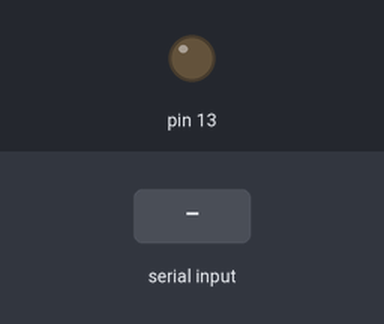
Bench run of a sketch on a simulated Arduino Uno, built with avr-gcc and run on an emulated ATmega328P. Shown: output pins drawn as LEDs (lit = HIGH). The test bench sets the inputs (shaded band).

Above: at 1.2 s.
1.3 s: "d" received over Serial
At 1.9 s:
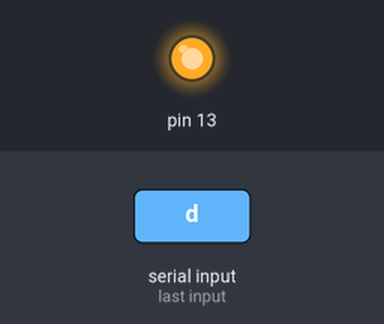
2.8 s: "a" received over Serial
At 3.1 s:
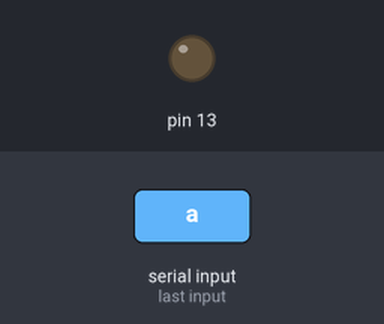
4.3 s: "s" received over Serial
At 5.8 s:
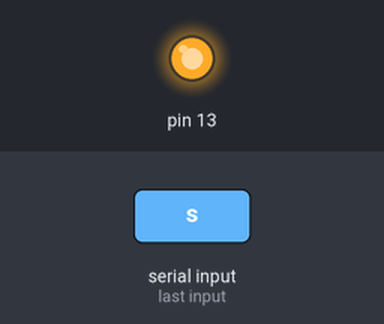
Timing chart, 0 to 7.3 s (numbered marks = the images above; inputs shaded):
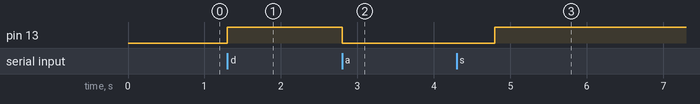

Measured:
- after the input at 1.3 s, pin 13: LOW → HIGH at once
- after the input at 2.8 s, pin 13: HIGH → LOW at once
- after the input at 4.3 s, pin 13: LOW → HIGH after 0.50 s

The sketch:

rx_test.ino
```cpp
//LED = 13;

void setup() {
  // put your setup code here, to run once:
  Serial.begin(54600);
  pinMode(13,OUTPUT);
  digitalWrite(13,LOW);
}

void loop() {
  // put your main code here, to run repeatedly:
  if (Serial.available())
  {
    switch(Serial.read()){
      case 'a': digitalWrite(13,LOW);
        break;
      case 'd': digitalWrite(13,HIGH);
        break;
      case 'w':
        digitalWrite(13,HIGH);
        delay(500);
        digitalWrite(13,LOW);
        delay(500);
        break;
      case 's':
        digitalWrite(13,LOW);
        delay(500);
        digitalWrite(13,HIGH);
        delay(500);
        break;
      default:  break;
    }
  }
}
```
